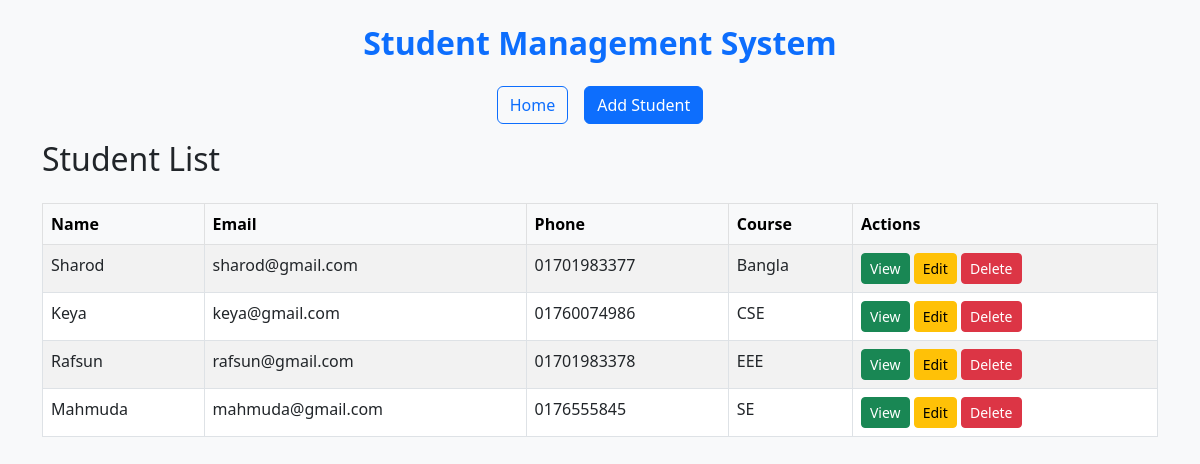
The app's page /, older data.
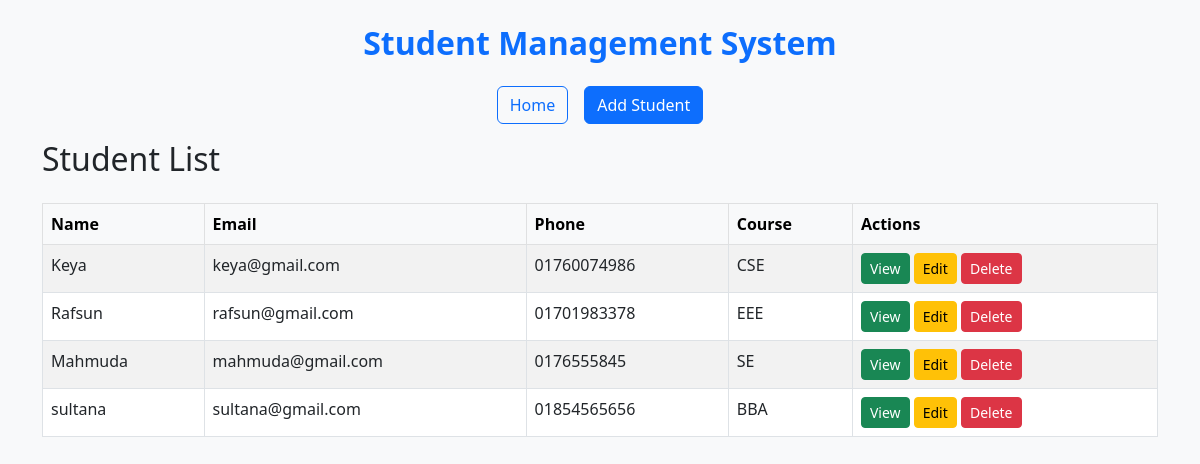
The same page, newer data.
### mainApp/models.py (models this page shows, shortened)
class Student(models.Model):
    name = models.CharField(max_length=100)
    email = models.EmailField(unique=True)
    phone = models.CharField(max_length=15)
    course = models.CharField(max_length=100)

### mainApp/views.py (the view)
# urls.py: path('', views.student_list, name='student_list'),
def student_list(request):
    students = Student.objects.all()
    return render(request, 'student_list.html', {'students': students})

### templates/student_list.html
{% extends 'base.html' %}
{% block content %}
<div class="d-flex justify-content-center gap-3 mb-3">
            <a href="{% url 'student_list' %}" class="btn btn-outline-primary">Home</a>
            <a href="{% url 'student_create' %}" class="btn btn-primary">Add Student</a>
        </div>
<h2 class="mb-4">Student List</h2>
<div class="table-responsive">
    <table class="table table-bordered table-striped table-hover">
        <thead class="table-light">
            <tr>
                <th>Name</th>
                <th>Email</th>
                <th>Phone</th>
                <th>Course</th>
                <th>Actions</th>
            </tr>
        </thead>
        <tbody>
            {% for student in students %}
            <tr>
                <td>{{ student.name }}</td>
                <td>{{ student.email }}</td>
                <td>{{ student.phone }}</td>
                <td>{{ student.course }}</td>
                <td>
                    <a href="{% url 'student_detail' student.id %}" class="btn btn-success btn-sm">View</a>
                    <a href="{% url 'student_update' student.id %}" class="btn btn-warning btn-sm">Edit</a>
                    <a href="{% url 'student_delete' student.id %}" class="btn btn-danger btn-sm" onclick="return confirm('Are you sure you want to delete this student?')">Delete</a>
                </td>
            </tr>
            {% empty %}
            <tr>
                <td colspan="5" class="text-center">No students found.</td>
            </tr>
            {% endfor %}
        </tbody>
    </table>
</div>
{% endblock %}

### templates/base.html (shortened to what this page needs)
<!DOCTYPE html>
<html lang="en">
<head>
    <link href="https://cdn.jsdelivr.net/npm/bootstrap@5.3.0/dist/css/bootstrap.min.css" rel="stylesheet">
    <link href="https://cdn.jsdelivr.net/npm/bootstrap-icons/font/bootstrap-icons.css" rel="stylesheet">
</head>
<body class="bg-light">
    <div class="container mt-4">
        <div class="text-center mb-4">
            <h2 class="fw-bold text-primary">Student Management System</h2>
        </div>
        {% block content %}{% endblock %}
    </div>
</body>
</html>

Row changes from the older to the newer data that the page shows:
removed Student: name "Sharod", email "sharod@gmail.com", phone "01701983377", course "Bangla"
added Student: name "sultana", email "sultana@gmail.com", phone "01854565656", course "BBA"
